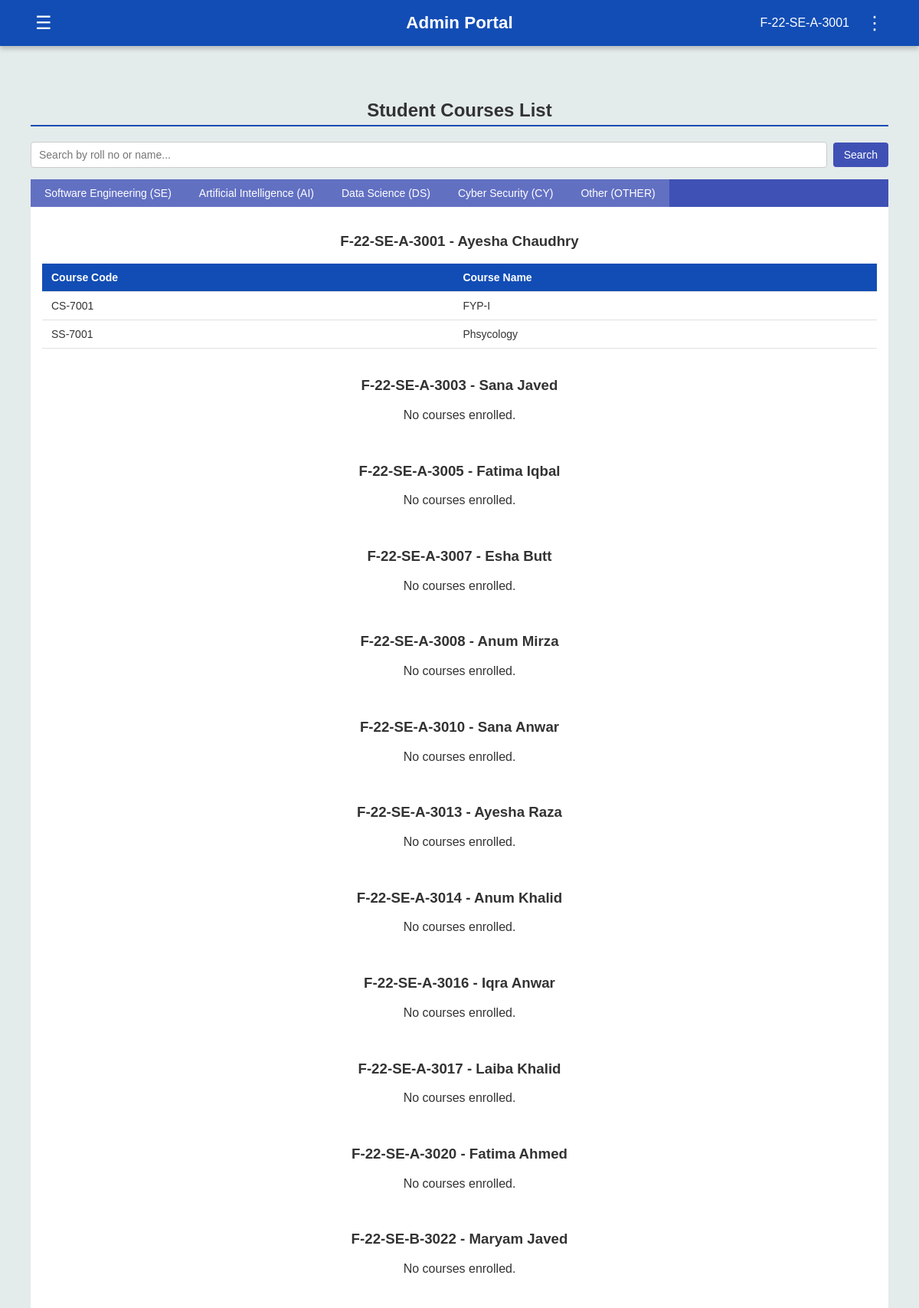
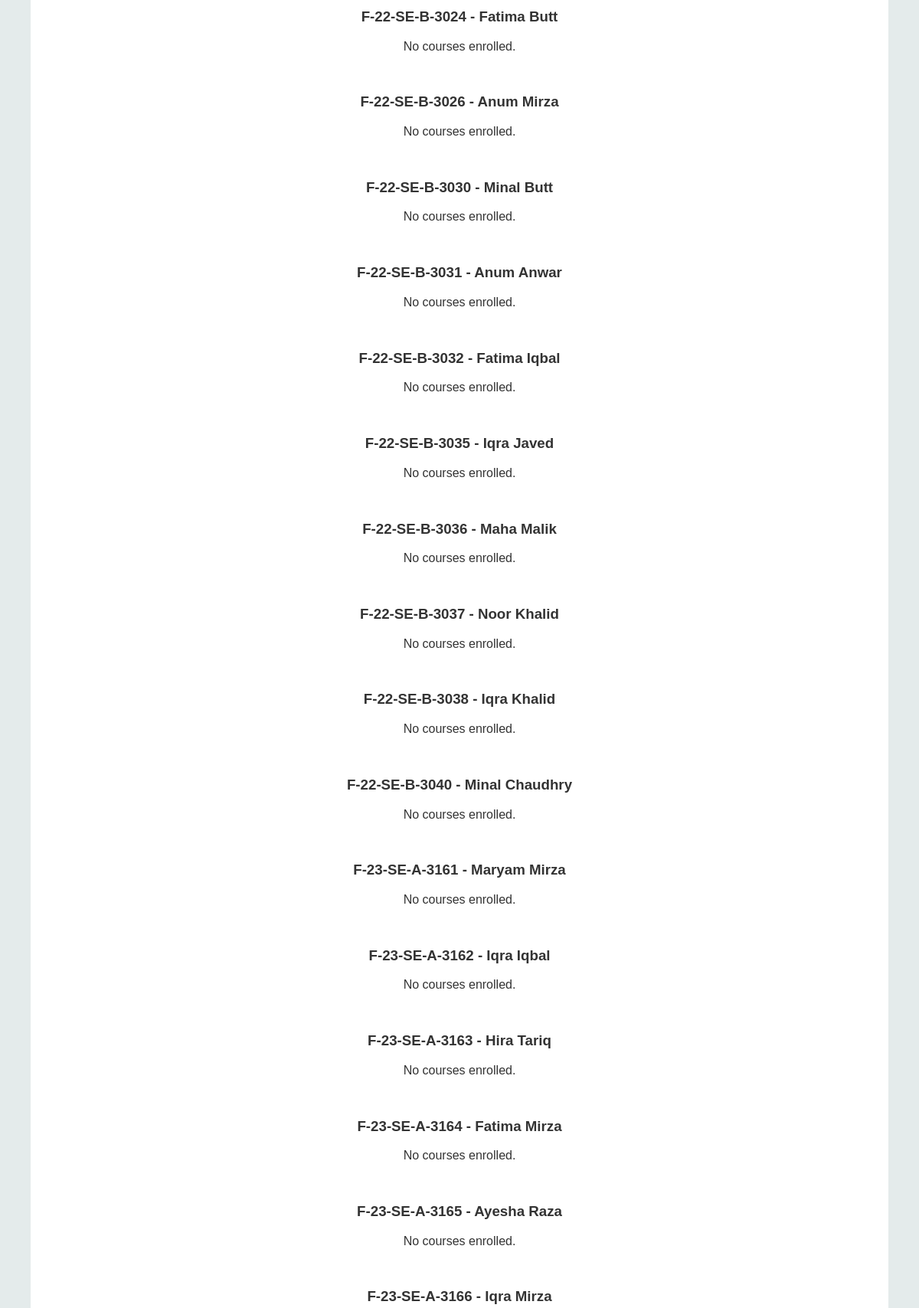
/admin/student-courses (signed in, upper part), run on the app's committed database (2 pictures, top to bottom).
### tables this page shows
CREATE TABLE students (
        Roll_No TEXT PRIMARY KEY,
        Name TEXT,
        Gender TEXT,
        DOB TEXT,
        CNIC TEXT,
        Email TEXT,
        Mobile_No TEXT,
        Current_Address TEXT,
        Permanent_Address TEXT,
        Home_Phone TEXT,
        Postal_Code TEXT,
        Password TEXT
    );

CREATE TABLE courses (
        Course_Code TEXT PRIMARY KEY,
        Course_Name TEXT, Credit_Hr INTEGER, Prerequisite TEXT
    );

### app.py (the view, shortened to what this page needs)
@app.route("/admin/student-courses")
def admin_student_courses():
    if "user" not in session:
        return redirect(url_for("adminlogin"))
    search = request.args.get("q", "").strip().lower()
    conn = sqlite3.connect("flake.db")
    conn.row_factory = sqlite3.Row
    cur = conn.cursor()
    cur.execute("""
        SELECT
            s.Roll_No,
            s.Name AS Student_Name,
            c.Course_Code,
            c.Course_Name
        FROM students s
        LEFT JOIN enrollments e ON s.Roll_No = e.Roll_No
        LEFT JOIN courses c ON e.Course_Code = c.Course_Code
        ORDER BY s.Roll_No, c.Course_Code
    """)
    rows = cur.fetchall()
    conn.close()
    students = {}
    for r in rows:
        rn = r["Roll_No"]
        if rn not in students:
            students[rn] = {
                "name": r["Student_Name"],
                "courses": []
            }
        if r["Course_Code"]:
            students[rn]["courses"].append({
                "code": r["Course_Code"],
                "name": r["Course_Name"]
            })
    def get_degree_from_roll(roll_no):
        parts = roll_no.split("-")
        for p in parts:
            code = "".join(ch for ch in p if ch.isalpha()).upper()
            if code in ["SE", "AI", "DS", "CY"]:
                return code
        return "OTHER"
    tabs = {
        "SE": {"label": "Software Engineering", "students": []},
        "AI": {"label": "Artificial Intelligence", "students": []},
        "DS": {"label": "Data Science", "students": []},
        "CY": {"label": "Cyber Security", "students": []},
        "OTHER": {"label": "Other", "students": []},
    }
    for roll, info in students.items():
        dept = get_degree_from_roll(roll)
        if dept not in tabs:
            dept = "OTHER"
        tabs[dept]["students"].append({
            "roll": roll,
            "name": info["name"],
            "courses": info["courses"]
        })
    return render_template(
        "admin_student_courses.html",
        user=session.get("user"),
        tabs=tabs,
        q=search
    )

### templates/admin_student_courses.html (shortened to what this page needs)
{% extends "admin_dashboard.html" %}
{% block content %}
<section class="content-section">
  <h2>Student Courses List</h2>
  <form method="get" class="search-form">
    <input type="text" name="q" placeholder="Search by roll no or name..." value="{{ q or '' }}">
    <button type="submit">Search</button>
  </form>
  <div class="dept-tabs">
    {% set first = True %}
    {% for code, info in tabs.items() %}
      <button
        class="dept-tab-btn {% if first %}active{% endif %}"
        data-target="pane-{{ code }}"
      >
        {{ info.label }} ({{ code }})
      </button>
      {% set first = False %}
    {% endfor %}
  </div>
  <div class="dept-tab-content">
    {% set first = True %}
    {% for code, info in tabs.items() %}
      <div
        id="pane-{{ code }}"
        class="dept-tab-pane {% if first %}active{% endif %}"
      >
        {% if info.students %}
          {% for s in info.students %}
            <h3>{{ s.roll }} - {{ s.name }}</h3>
            {% if s.courses %}
              <table class="styled-table">
                <thead>
                  <tr>
                    <th>Course Code</th>
                    <th>Course Name</th>
                  </tr>
                </thead>
                <tbody>
                  {% for c in s.courses %}
                  <tr>
                    <td>{{ c.code }}</td>
                    <td>{{ c.name }}</td>
                  </tr>
                  {% endfor %}
                </tbody>
              </table>
            {% else %}
              <p>No courses enrolled.</p>
            {% endif %}
            <br>
          {% endfor %}
        {% else %}
          <p>No students found in this department.</p>
        {% endif %}
      </div>
      {% set first = False %}
    {% endfor %}
  </div>
</section>
{% endblock %}

### templates/admin_dashboard.html (shortened to what this page needs)
<!DOCTYPE html>
<html lang="en">
  <head>
    <link
      rel="stylesheet"
      href="{{ url_for('static', filename='portal_template.css') }}"
    />
    <link rel="stylesheet" href="https://cdnjs.cloudflare.com/ajax/libs/font-awesome/6.5.0/css/all.min.css">
  </head>
  <body>
    <header>
      <button class="left-btn" id="menuToggle">&#9776;</button>
      <h1 class="portal-title"><b>Admin Portal</b></h1>
      <div class="user-info">
        <span>{{ user }}</span>
        <button class="options-btn" id="optionsToggle">&#8942;</button>
      </div>
    </header>
    <main>
      {% block content %}{% endblock %}
    </main>
  </body>
</html>

### static/portal_template.css (style rules this page uses)
body { margin: 0; font-family: Arial, Helvetica, sans-serif; background-color: #E4EBEB; color: #333; }
header { background-color: #124DB5; display: flex; justify-content: space-between; align-items: center; padding: 15px 40px; color: white; box-shadow: 0 4px 6px rgba(0,0,0,0.2); position: relative; }
.left-btn, .options-btn { background: none; border: none; color: white; font-size: 24px; cursor: pointer; position: relative; }
.user-info { display: flex; align-items: center; gap: 15px; position: relative; }
main { padding: 40px; text-align: center; }
.portal-title { position: absolute; left: 50%; transform: translateX(-50%); font-size: 1.4rem; font-weight: bold; }
table { width: 100%; border-collapse: collapse; }
th, td { padding: 10px 12px; border-bottom: 1px solid #e0e0e0; text-align: left; font-size: 14px; }
th { background-color: #124DB5; color: white; }
h2 { border-bottom: 2px solid #124DB5; padding-bottom: 5px; margin-top: 30px; }
.dept-tabs { display: flex; background-color: #3f51b5; border-radius: 0; overflow-x: auto; white-space: nowrap; }
.dept-tab-btn { border: none; padding: 10px 18px; cursor: pointer; background-color: transparent; color: #e0e0ff; font-size: 14px; outline: none; transition: background-color 0.2s ease; }
.dept-tab-btn.active { background-color: rgba(255, 255, 255, 0.18); color: #ffffff; }
.dept-tab-content { background-color: #ffffff; padding: 15px; }
.dept-tab-pane { display: none; }
.dept-tab-pane.active { display: block; }
.search-form { display: flex; align-items: center; gap: 8px; margin: 10px 0 15px 0; }
.search-form input[type="text"] { flex: 1; min-width: 220px; padding: 8px 10px; border-radius: 4px; border: 1px solid #ccc; font-size: 14px; }
.search-form button[type="submit"] { padding: 8px 14px; border: none; border-radius: 4px; background-color: #3f51b5; color: #ffffff; font-size: 14px; cursor: pointer; transition: background-color 0.2s ease; }

### data on the page
students: Roll_No "F-22-SE-A-3001", roll "F-22-SE-A-3001", name "Ayesha Chaudhry", code "CS-7001", name "FYP-I", code "SS-7001", name "Phsycology"
students: roll "F-22-SE-A-3003", name "Sana Javed", shows "No courses enrolled."
students: roll "F-22-SE-A-3005", name "Fatima Iqbal", shows "No courses enrolled."
students: roll "F-22-SE-A-3007", name "Esha Butt", shows "No courses enrolled."
students: roll "F-22-SE-A-3008", name "Anum Mirza", shows "No courses enrolled."
students: roll "F-22-SE-A-3010", name "Sana Anwar", shows "No courses enrolled."
students: roll "F-22-SE-A-3013", name "Ayesha Raza", shows "No courses enrolled."
students: roll "F-22-SE-A-3014", name "Anum Khalid", shows "No courses enrolled."
students: roll "F-22-SE-A-3016", name "Iqra Anwar", shows "No courses enrolled."
students: roll "F-22-SE-A-3017", name "Laiba Khalid", shows "No courses enrolled."
students: roll "F-22-SE-A-3020", name "Fatima Ahmed", shows "No courses enrolled."
students: roll "F-22-SE-B-3022", name "Maryam Javed", shows "No courses enrolled."
students: roll "F-22-SE-B-3024", name "Fatima Butt", shows "No courses enrolled."
students: roll "F-22-SE-B-3026", name "Anum Mirza", shows "No courses enrolled."
students: roll "F-22-SE-B-3030", name "Minal Butt", shows "No courses enrolled."
students: roll "F-22-SE-B-3031", name "Anum Anwar", shows "No courses enrolled."
students: roll "F-22-SE-B-3032", name "Fatima Iqbal", shows "No courses enrolled."
students: roll "F-22-SE-B-3035", name "Iqra Javed", shows "No courses enrolled."
students: roll "F-22-SE-B-3036", name "Maha Malik", shows "No courses enrolled."
students: roll "F-22-SE-B-3037", name "Noor Khalid", shows "No courses enrolled."
students: roll "F-22-SE-B-3038", name "Iqra Khalid", shows "No courses enrolled."
students: roll "F-22-SE-B-3040", name "Minal Chaudhry", shows "No courses enrolled."
students: roll "F-23-SE-A-3161", name "Maryam Mirza", shows "No courses enrolled."
students: roll "F-23-SE-A-3162", name "Iqra Iqbal", shows "No courses enrolled."
students: roll "F-23-SE-A-3163", name "Hira Tariq", shows "No courses enrolled."
students: roll "F-23-SE-A-3164", name "Fatima Mirza", shows "No courses enrolled."
students: roll "F-23-SE-A-3165", name "Ayesha Raza", shows "No courses enrolled."
students: roll "F-23-SE-A-3166", name "Iqra Mirza"

### other printed values
{{ info.label }} "Software Engineering" "Artificial Intelligence" "Data Science" "Cyber Security" "Other"
{{ code }} "SE" "AI" "DS" "CY" "OTHER"
